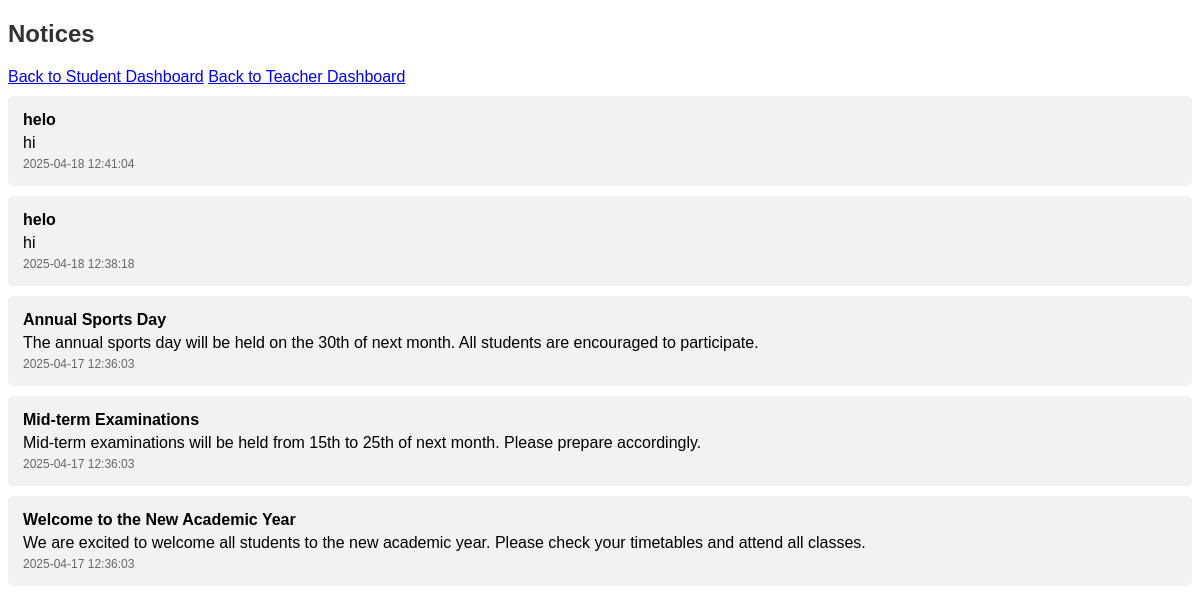
The page /notices/view on the database its author committed.
### models.py (models this page shows)
class Notice(db.Model):
    notice_id = db.Column(db.Integer, primary_key=True)  # Auto-incrementing primary key
    title = db.Column(db.String(200), nullable=False)  # Title of the notice
    content = db.Column(db.Text, nullable=False)  # Content of the notice
    timestamp = db.Column(db.DateTime, default=datetime.utcnow)  # Timestamp of notice creation

### notice_service.py (the view)
@notice_service.route('/view')
def view_notices():
    notices = Notice.query.order_by(Notice.timestamp.desc()).all()
    notices = [notice for notice in notices if notice is not None]
    return render_template('view_notices.html', notices=notices)

### templates/view_notices.html (shortened to what this page needs)
<!DOCTYPE html>
<html>
<head>
</head>
<body>
    <h2>Notices</h2>
    <a href="/dashboard/student" style="display: {% if session.get('role') == 'teacher' %}none{% endif %};">Back to Student Dashboard</a>
    <a href="/dashboard/teacher" style="display: {% if session.get('role') == 'student' %}none{% endif %};">Back to Teacher Dashboard</a>
    {% if notices %}
        {% for notice in notices %}
            <div class="notice">
                <h4>{{ notice.title }}</h4>
                <p>{{ notice.content }}</p>
                <div class="timestamp">{{ notice.timestamp.strftime('%Y-%m-%d %H:%M:%S') }}</div>
            </div>
        {% endfor %}
    {% else %}
        <p>No notices available.</p>
    {% endif %}
</body>
</html>

### templates/view_notices.html (style rules this page uses)
body { font-family: Arial, sans-serif; }
h2 { color: #333; }
.notice { background: #f2f2f2; margin: 10px 0; padding: 15px; border-radius: 5px; }
.notice h4 { margin: 0; }
.notice p { margin: 5px 0; }
.timestamp { font-size: 12px; color: #666; }

### rows shown on the page
Notice: title "helo", content "hi", timestamp "2025-04-18 12:41:04"
Notice: title "helo", content "hi", timestamp "2025-04-18 12:38:18"
Notice: title "Annual Sports Day", content "The annual sports day will be held on the 30th of next month. All students are encouraged to participate.", timestamp "2025-04-17 12:36:03"
Notice: title "Mid-term Examinations", content "Mid-term examinations will be held from 15th to 25th of next month. Please prepare accordingly.", timestamp "2025-04-17 12:36:03"
Notice: title "Welcome to the New Academic Year", content "We are excited to welcome all students to the new academic year. Please check your timetables and attend all classes.", timestamp "2025-04-17 12:36:03"
